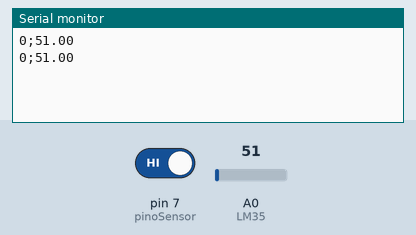
This sketch was run on a simulated Arduino Uno, built with avr-gcc and run on an emulated ATmega328P. On the bench: the last lines printed to the serial monitor. The inputs (shaded band) are chosen by the test bench; at power-on: A0 (LM35) = 51, pin 7 (pinoSensor) HIGH.

Above: at 2.8 s.
2.9 s: A0 (LM35) set to 61
At 4.8 s:
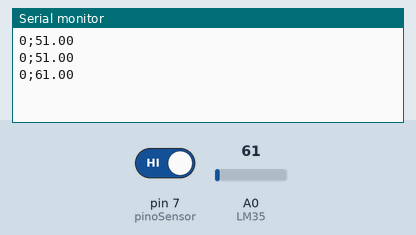
5.6 s: pin 7 (pinoSensor) driven LOW
At 6.4 s:
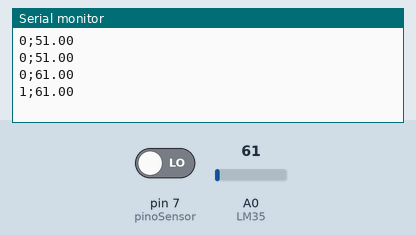
8.3 s: A0 (LM35) set to 71
At 10.7 s:
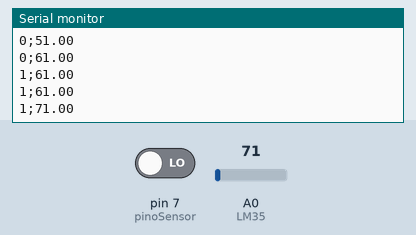
11.0 s: pin 7 (pinoSensor) driven HIGH
At 13.4 s:
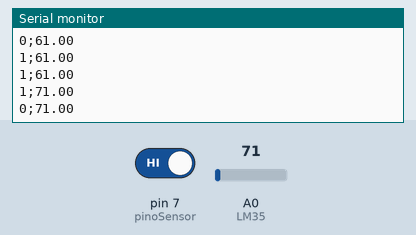
Timing chart, 0 to 14.7 s (numbered marks = the images above; inputs shaded):
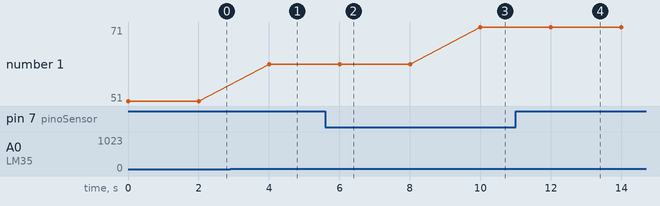

The sketch:

codigo_final_sprint2.ino
```cpp
int pinoSensor = 7;
const int LM35 = A0; // Define o pino que lera a saída do LM35
float temperatura; // Variável que armazenará a temperatura medida

void setup() {
  pinMode(pinoSensor, INPUT);
  Serial.begin(9600);
}


void loop() {
  if(digitalRead(pinoSensor) == LOW){
  Serial.print(1);
  }
  else {
  Serial.print(0);
  }

  Serial.print(';');
  temperatura = analogRead(LM35);
  Serial.println(temperatura);
  delay(2000);
}
```

Measured:
- after the input at 2.9 s, the serial monitor: prints a new line after 1.1 s (image 1)
- after the input at 5.6 s, the serial monitor: prints a new line after 0.40 s (image 2)
- after the input at 8.3 s, the serial monitor: prints a new line after 1.7 s (image 3)
- after the input at 11.0 s, the serial monitor: prints a new line after 1.0 s (image 4)
- plotted number 1: 51 → 61 after the input at 2.9 s, 61 → 71 after the input at 8.3 s
